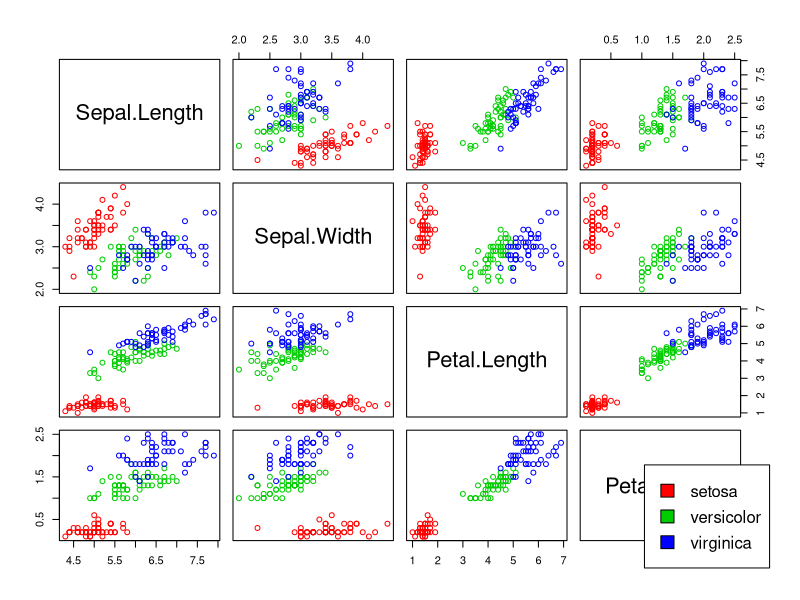

Reproduce this figure in R.
# pair plot
# scatter plot showing correlation

# set the working directory in program
# or set the current directory as working directory in R Studio:
# Session-> Set As working directory->To File Pane Location

working_dir = getwd()
print(working_dir)

tryCatch(
  expr = {
    current_dir = "./5_Plotting"
    setwd(current_dir)
  },
  error = function(e){ 
  }
)

# pre-installed dataset
iris.dataset = iris
# print head 3
cat("Head: \n")
print(head(iris.dataset, n=3))

# print tail 3
cat("Tail: \n")
print(tail(iris.dataset, n=3))


# file name
png(file = "5_Scatter_Plot/pair_plot.png", width = 800, height = 600)

# legend names

species = as.vector(unique(iris.dataset$Species))

pairs(iris.dataset[1:4], col = c("red", "green3", "blue")[unclass(iris$Species)])
# set graphical parameters

par(xpd=TRUE)     # xpd->TRUE: all plotting is clipped to the figure region
legend("bottomright", legend=species, fill=c("red", "green3", "blue"))
dev.off()